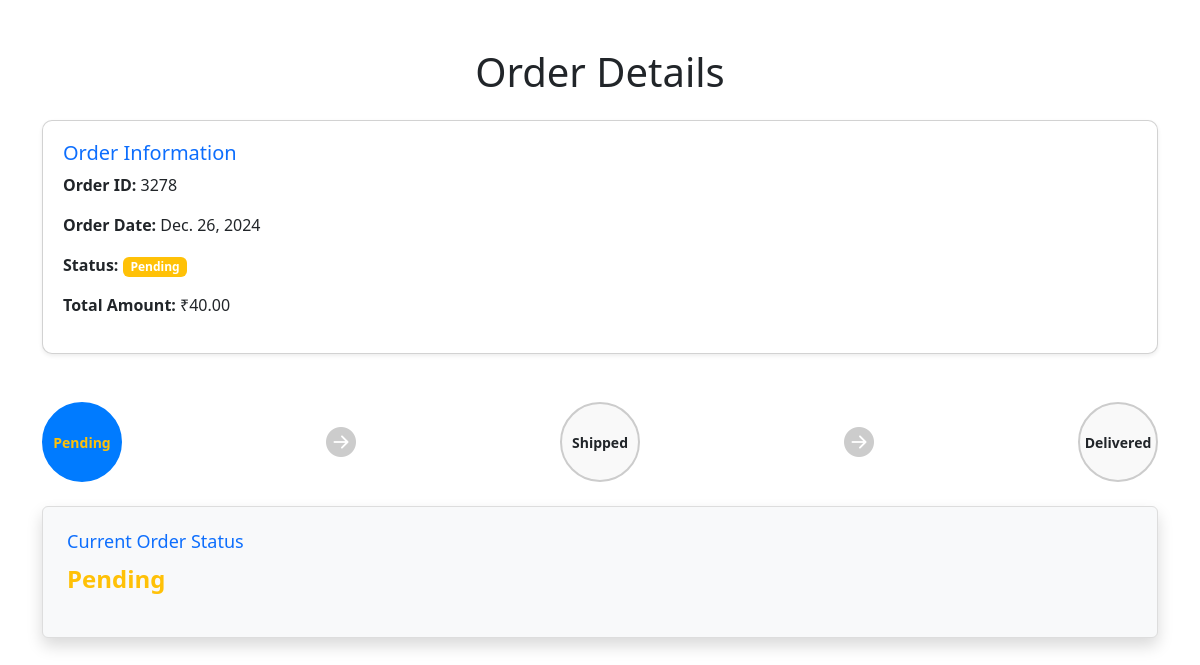
Page /order-details/3278/ (signed in) on the committed database.
### product/models.py (models this page shows)
class Order(models.Model):
    order_id = models.CharField(max_length=50,primary_key=True)
    customer = models.ForeignKey(Customer,on_delete=models.CASCADE)
    order_date = models.DateField(auto_now_add=True)
    shipping_address = models.ForeignKey(ShippingAddress,on_delete=models.SET_NULL, null=True, blank=True)
    payment_status = models.CharField(max_length=20,choices=(('paid','Paid'),('unpaid','Unpaid')),default='unpaid')
    order_status = models.CharField(max_length=20,choices=(('pending','Pending'),('shipped','Shipped'),('delivered','Delivered')),default='pending')
    order_amount= models.DecimalField(max_digits=10,decimal_places=2)

### account/views.py (the view)
# urls.py: path('order-details/<str:order_id>/', views.order_details, name='order_details'),
@login_required
def order_details(request, order_id):
    order = get_object_or_404(Order, order_id=order_id)
    order_items = OrderItem.objects.select_related('product').filter(order=order)
    return render(request, 'order_details.html', {'order': order, 'order_items': order_items})

### templates/order_details.html (shortened to what this page needs)
<!DOCTYPE html>
<html lang="en">
<head>
    <link href="https://cdn.jsdelivr.net/npm/bootstrap@5.3.0-alpha1/dist/css/bootstrap.min.css" rel="stylesheet">
</head>
<body>
    <div class="container my-5">
        <h1 class="mb-4 text-center">Order Details</h1>
        <div class="card shadow-sm">
            <div class="card-body">
                <h5 class="card-title text-primary">Order Information</h5>
                <p><strong>Order ID:</strong> {{ order.order_id }}</p>
                <p><strong>Order Date:</strong> {{ order.order_date }}</p>
                <p><strong>Status:</strong> <span class="badge {% if order.order_status == 'pending' %}bg-warning{% elif order.order_status == 'shipped' %}bg-primary{% else %}bg-success{% endif %}">{{ order.order_status|title }}</span></p>
                <p><strong>Total Amount:</strong> ₹{{ order.order_amount }}</p>
            </div>
        </div>
        <div class="mt-5">
            <div class="status-container d-flex justify-content-between align-items-center">
                <div class="status-circle {% if order.order_status == 'pending' %}active{% endif %}" data-bs-toggle="tooltip" title="Pending">
                    <span class="status-text {% if order.order_status == 'pending' %}text-warning{% endif %}">Pending</span>
                </div>
                <div class="status-arrow">
                    <i class="bi bi-arrow-right-circle-fill {% if order.order_status == 'pending' %}active-arrow{% endif %}"></i>
                </div>
                <div class="status-circle {% if order.order_status == 'shipped' %}active{% endif %}" data-bs-toggle="tooltip" title="Shipped">
                    <span class="status-text {% if order.order_status == 'shipped' %}text-light{% endif %}">Shipped</span>
                </div>
                <div class="status-arrow">
                    <i class="bi bi-arrow-right-circle-fill {% if order.order_status == 'shipped' %}active-arrow{% endif %}"></i>
                </div>
                <div class="status-circle {% if order.order_status == 'delivered' %}active{% endif %}" data-bs-toggle="tooltip" title="Delivered">
                    <span class="status-text {% if order.order_status == 'delivered' %}text-success{% endif %}">Delivered</span>
                </div>
            </div>
            <div class="status-sidebar mt-4 p-4 rounded shadow bg-light">
                <h5 class="text-primary">Current Order Status</h5>
                <p class="status-text {% if order.order_status == 'pending' %}text-warning{% elif order.order_status == 'shipped' %}text-primary{% elif order.order_status == 'delivered' %}text-success{% endif %} fs-4">
                    {{ order.order_status|title }}
                </p>
            </div>
        </div>
    </div>
    <link href="https://cdn.jsdelivr.net/npm/bootstrap-icons/font/bootstrap-icons.css" rel="stylesheet">

### templates/order_details.html (style rules this page uses)
.status-container { display: flex; justify-content: space-between; align-items: center; }
.status-circle { width: 80px; height: 80px; border-radius: 50%; border: 2px solid #ccc; display: flex; justify-content: center; align-items: center; font-weight: bold; font-size: 14px; background-color: #f9f9f9; transition: all 0.3s ease; }
.status-circle.active { background-color: #007bff; color: white; border-color: #007bff; }
.status-text { font-size: 14px; font-weight: bold; transition: color 0.3s ease; }
.text-warning { color: orange; }
.text-primary { color: blue; }
.status-arrow { font-size: 30px; color: #ccc; transition: color 0.3s ease; }
.status-sidebar { background-color: #f1f9f9; border: 1px solid #ddd; box-shadow: 0 0 10px rgba(0, 0, 0, 0.1); }
.status-sidebar h5 { font-size: 18px; color: #007bff; }
.status-sidebar p { font-size: 24px; font-weight: bold; color: #007bff; }
.card { border-radius: 10px; box-shadow: 0px 4px 10px rgba(0, 0, 0, 0.1); }
.card-body { padding: 20px; }
.card-title { font-size: 20px; color: #007bff; }
[data-bs-toggle="tooltip"] { position: relative; cursor: pointer; }

### rows in the picture
Order: order_id "3278", order_date "Dec. 26, 2024", order_status "Pending", order_amount "40.00"
